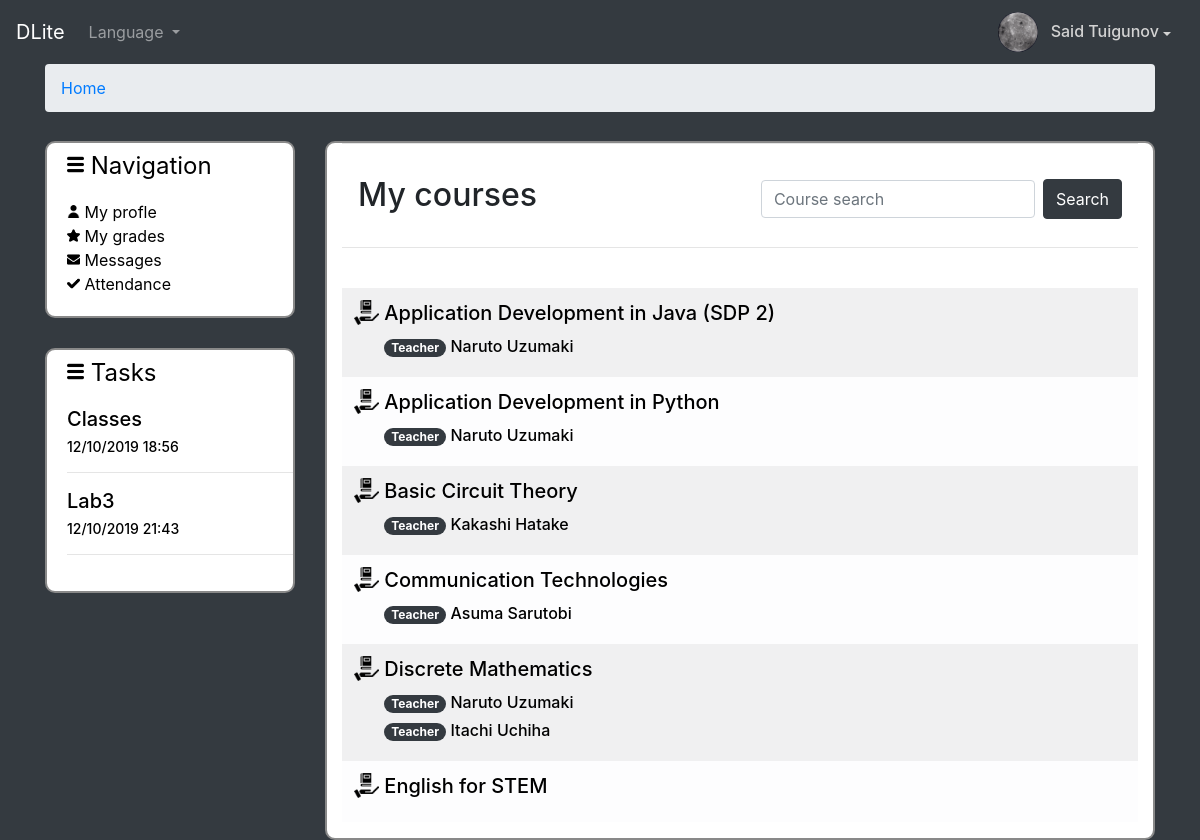
Screenshot of / (signed in) with the database file from the repository.
### dl/models.py (models this page shows, shortened)
class Student(models.Model):
    class Meta:
        db_table = "students"
    user                = models.OneToOneField(User, on_delete=models.CASCADE)
    group               = models.ForeignKey(Groups, on_delete=models.CASCADE)
    image               = models.ImageField(upload_to='profiles_images', blank=True)

class Task(models.Model):
    class Meta:
        db_table = 'tasks'
    course              = models.ForeignKey(Courses, on_delete=models.CASCADE)
    title               = models.CharField(max_length=150)
    info                = models.TextField(max_length=300)
    file                = models.FileField(upload_to='files/tasks', blank=True)
    week                = models.IntegerField()
    date1               = models.DateTimeField()
    date2               = models.DateTimeField()
    groups              = models.ManyToManyField(Groups)

class Courses(models.Model):
    class Meta:
        db_table = "courses"
    subject_name        = models.CharField(max_length=200)

class Teacher(models.Model):
    class Meta:
        db_table = "teachers"
    user                = models.OneToOneField(User, on_delete=models.CASCADE)
    courses             = models.ManyToManyField(Courses)
    image = models.ImageField(upload_to='profiles_images', blank=True)

### dl/views.py (the view)
# urls.py: path('', views.home, name='home'),
def home(request):
    teachers_list = {}
    kek = {}
    kek.update(csrf(request))
    tasks = ""
    if request.user.is_authenticated:
        try:
            if request.user.teacher:
                courses_list = Courses.objects.all().filter(teacher=request.user.teacher.pk).order_by('subject_name')
            else:
                return redirect('/')
        except Teacher.DoesNotExist:
            if request.user.student:
                courses_list = Courses.objects.all().filter(department=request.user.student.group.group_dep).order_by('subject_name')
                teachers_list = Teacher.objects.all()
                tasks = Task.objects.all().filter(groups=request.user.student.group).order_by('date2')
            else:
                return redirect('/')
        kek = {
            'teachers_list': teachers_list,
            'courses_list': courses_list,
            'user': auth.get_user(request),
            'tasks': tasks
        }
    return render(request, 'main.html', kek)

### templates/main.html (shortened to what this page needs)
{% load staticfiles %}
<!DOCTYPE html>
<html lang="en">
<head>
    <link rel="stylesheet" href="/static/css/style.css">
    <link rel="stylesheet" href="https://stackpath.bootstrapcdn.com/bootstrap/4.1.3/css/bootstrap.min.css">
</head>
<body style="background-color: #343a40">
    <nav class="navbar navbar-expand-lg navbar-dark bg-dark">
  <a class="navbar-brand" href="{% url 'dl:home' %}">DLite</a>
  <div class="collapse navbar-collapse" id="navbarSupportedContent">
    <ul class="navbar-nav mr-auto">
      <li class="nav-item dropdown">
        <a class="nav-link dropdown-toggle" href="#" id="navbarDropdown" role="button" data-toggle="dropdown" aria-haspopup="true" aria-expanded="false">
            Language
        </a>
      </li>
    </ul>
    <form class="form-inline my-2 my-lg-0 align-right">
        {% if user.is_authenticated %}
            {% if user.student %}
                <img class="rounded-circle" src="{{ request.user.student.image.url }}" width="40px" height="40px">
                <div class="btn-group" style="padding-top: 7px">
                  <button type="button" style="background-color: transparent;color: lightgrey" class="btn dropdown-toggle" data-toggle="dropdown" aria-haspopup="true" aria-expanded="false">
                   <h6 style="float: left"> {{ user.first_name }} {{ user.last_name }}</h6>
                  </button>
                </div>
            {% endif %}
        {% endif %}
    </form>
  </div>
</nav>
    {% if user.is_authenticated %}
    <div class="container">
		<div>
        {% block navigation %}
			<nav aria-label="breadcrumb">
              <ol class="breadcrumb cyan lighten-4">
                <li class="breadcrumb-item"><a href="{% url 'dl:home' %}">Home</a></li>
              </ol>
            </nav>
        {% endblock %}
			<div class="main2">
				<div class="events_catigories d-none d-lg-block d-print-block">
					<div class="events">
							<p class="title" style="padding-top: 5px"><img src="{% static 'images\menubut.png' %}" style="padding-bottom: 6px" width="17px"> Navigation</p>
                                <a style="color: black" href="{% url 'dl:see_profile' user.id %}"><img src="{% static 'images\user.png' %}" style="padding-bottom: 4px" width="13px"> My profle</a>
                       {% if user.student %}         <a style="color: black" href="{% url 'dl:grades' %}"><img src="{% static 'images\star.png' %}" style="padding-bottom: 4px" width="13px"> My grades</a>{% endif %}
							    <a style="color: black" href=""><img src="{% static 'images\envelope.png' %}" width="13px" style="padding-bottom: 4px"> Messages</a>
							    {% if user.student %}<a style="color: black" href=""><img src="{% static 'images\check-mark.png' %}" width="13px" style="padding-bottom: 4px"> Attendance</a>{% endif %}
					</div>
					<div class="catigories d-none d-lg-block d-print-block">
						<p class="title" style="padding-top: 5px"><img src="{% static 'images\menubut.png' %}" style="padding-bottom: 6px" width="17px"> Tasks</p>
						{% for t in tasks %}
                            <h5 >{{ t.title }} </h5><h6>{{ t.date2|date:"SHORT_DATE_FORMAT" }} {{ t.date2|time:"G:i" }}</h6><hr>
                        {% endfor %}
					</div>
				</div>
				<div class="courses d-print-none">
					<div class="container">
                        <div class="row justify-content-lg-start">
                          <div class="col">
                            <hr class="mt-0 mb-4">
                          {% if user.is_authenticated %}
                              {% if user.student %}
                                  {% block students %}
                                      {% if user %}
                                         <nav class="navbar">
                                                <h2>My courses</h2>
                                                <form action="{% url 'dl:search_course' %}" method="POST" class="form-inline">
                                                    <input class="form-control mr-sm-2" type="search" placeholder="Course search" aria-label="Search" name="name">
                                                    <button class="btn btn-dark my-2 my-sm-0" type="submit" style="height: 40px">Search</button>
                                                </form>
                                            </nav>
                                          <hr>
                                          <br>
                                          <table class="table table-striped table-borderless table-light" >
                                              <tbody>
                                              {% for s in courses_list %}<tr>
                                                  <th scope="row"><h5><a href="{% url 'dl:courses' s.pk %}" style="color: #000000"><img src="{% static 'images\book.png' %}" style="padding-bottom: 4px" width="25px">  {{ s.subject_name }}</a></h5>
                                                  {% for t in teachers_list %}
                                                      {% for b in t.courses.all %}
                                                          {% if s.pk == b.pk %}
                                                              <p class="h6" style="padding-left: 30px"><span class="badge badge-pill badge-dark">Teacher</span><a href="{% url 'dl:see_profile' t.user.pk %}" style="color: #000000">  {{ t.user.first_name }} {{ t.user.last_name }}</a></p>
                                                          {% endif %}
                                                      {% endfor %}
                                                  {% endfor %}
                                                  </th>
                                              </tr>
                                              {% endfor %}
                                              </tbody>
                                          </table>
                                      {% else %}
                                          errordawdawd
                                      {% endif %}
                                  {% endblock %}
                              {% else %}
                                      Teacher list error1
                              {% endif %}
                          {% else %}
                               {% block login %}{% endblock %}
                          {% endif %}
                          </div>
                        </div>
                    </div>
				</div>
			</div>
		</div>
	</div>
    {% endif %}
</body>
</html>

### static/css/style.css (style rules this page uses)
.title { font-size: 24px; }
.events { border: 2px; border-style: solid; border-color: #898989; border-radius: 10px; display: flex; flex-direction: column; width: 250px; padding-left: 20px; padding-bottom: 20px; color: black; background-color: white; margin-right: 30px; margin-top: 13px; }
.events a { color: #0f93ff; background-color: white; }
.catigories { border: 2px; border-style: solid; border-color: #898989; border-radius: 10px; display: flex; flex-direction: column; width: 250px; padding-left: 20px; padding-bottom: 20px; margin-top: 30px; color: black; background-color: white; }
.catigories h6 { font-size: 14px; }
.main2 { display: flex; flex-direction: row; }
.courses { border: 2px; border-style: solid; border-color: #898989; border-radius: 10px; width: 830px; height: auto; margin-top: 13px; background-color: white; display: inline; }

### rows the page displays
Task: title "Classes", date2 "12/10/2019", date2 "18:56"
Task: title "Lab3", date2 "12/10/2019", date2 "21:43"
Courses: subject_name "Application Development in Java (SDP 2)"
Teacher: user.first_name "Naruto", user.last_name "Uzumaki"
Courses: subject_name "Application Development in Python"
Courses: subject_name "Basic Circuit Theory"
Teacher: user.first_name "Kakashi", user.last_name "Hatake"
Courses: subject_name "Communication Technologies"
Teacher: user.first_name "Asuma", user.last_name "Sarutobi"
Courses: subject_name "Discrete Mathematics"
Teacher: user.first_name "Itachi", user.last_name "Uchiha"
Courses: subject_name "English for STEM"

### other values shown
{{ user.first_name }} "Said"
{{ user.last_name }} "Tuigunov"
